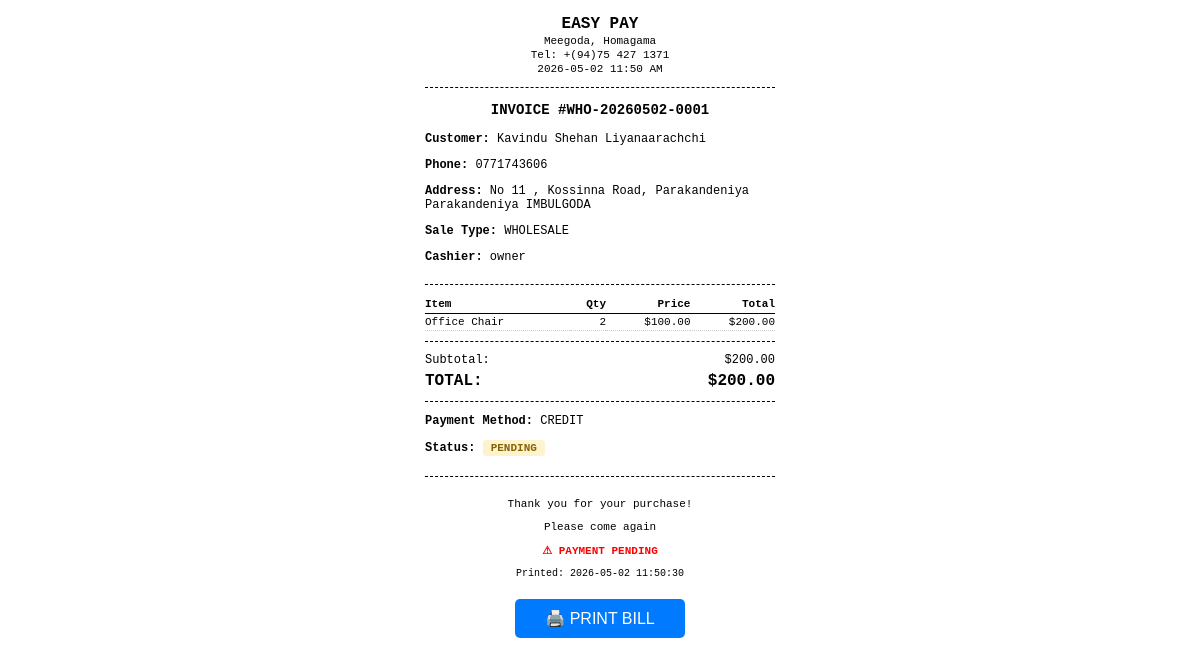
/api/orders/WHO-20260502-0001/bill (signed in), run on an earlier commit of the app's database.
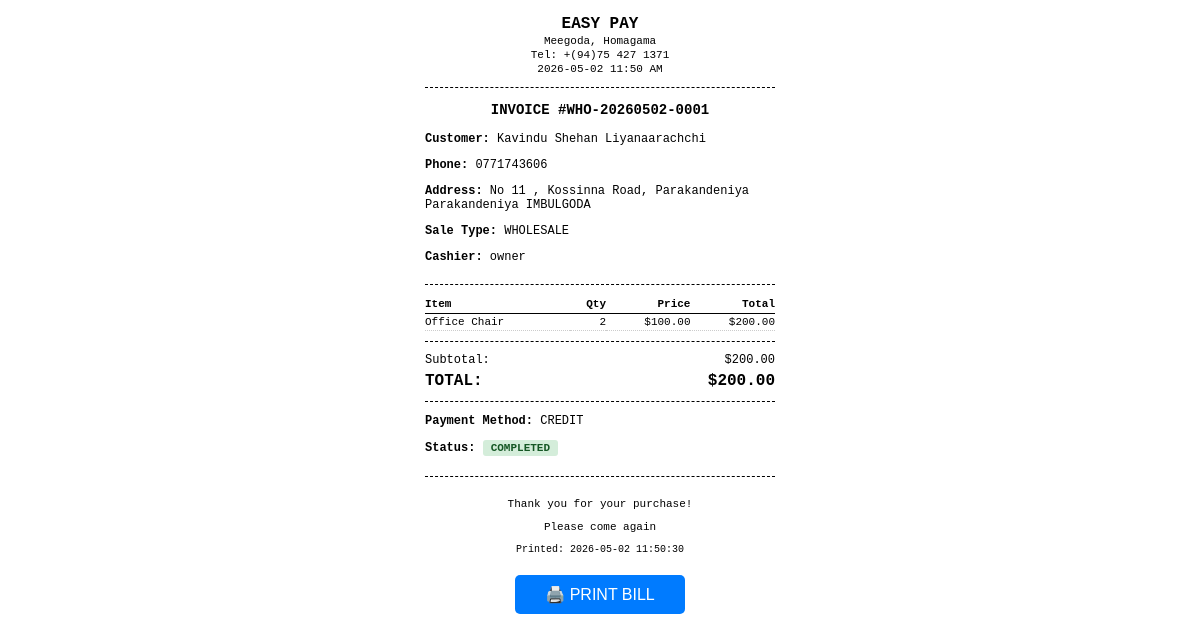
And on a later commit of the database.
### app/models/order.py (models this page shows, shortened)
class Order(db.Model):
    __tablename__ = 'orders'
    id = db.Column(db.Integer, primary_key=True)
    order_number = db.Column(db.String(20), unique=True, index=True)
    order_type = db.Column(db.String(20), default='retail')  # retail, wholesale
    sale_type = db.Column(db.String(20), default='retail')
    user_id = db.Column(db.Integer, db.ForeignKey('users.id'))
    customer_id = db.Column(db.Integer, db.ForeignKey('customers.id'), nullable=True)
    customer_name = db.Column(db.String(100))
    customer_phone = db.Column(db.String(20))
    customer_address = db.Column(db.Text)
    subtotal = db.Column(db.Float, default=0.0)
    tax_amount = db.Column(db.Float, default=0.0)
    discount_amount = db.Column(db.Float, default=0.0)
    delivery_charge = db.Column(db.Float, default=0.0)
    total = db.Column(db.Float, default=0.0)
    payment_method = db.Column(db.String(20))  # cash, card, credit
    payment_status = db.Column(db.String(20), default='pending')
    cash_received = db.Column(db.Float)
    change_given = db.Column(db.Float)
    is_returned = db.Column(db.Boolean, default=False)
    return_date = db.Column(db.DateTime)
    status = db.Column(db.String(20), default='completed')
    notes = db.Column(db.Text)
    created_at = db.Column(db.DateTime, default=datetime.now)
    items = db.relationship('OrderItem', backref='order', lazy=True, cascade='all, delete-orphan')
    returns = db.relationship('Return', backref='order', lazy=True)

### app/routes/api.py (the view)
@api_bp.route('/orders/<order_number>/bill')
@login_required
def get_bill(order_number):
    order = Order.query.filter_by(order_number=order_number).first()
    if not order:
        return jsonify({'error': 'Order not found'}), 404
    customer_name = order.customer_name or 'Walk-in Customer'
    return render_template('pos/bill.html', order=order, customer_name=customer_name)

### app/models/user.py (called while the page is built)
@login_manager.user_loader
def load_user(user_id):
    return User.query.get(int(user_id))

### app/templates/pos/bill.html (shortened to what this page needs)
<!DOCTYPE html>
<html>
<head>
</head>
<body>
    <div class="header">
        <h3>EASY PAY</h3>
        <p>Meegoda, Homagama</p>
        <p>Tel: +(94)75 427 1371</p>
        <p>{{ order.created_at.strftime('%Y-%m-%d %I:%M %p') }}</p>
    </div>
    <p style="text-align: center; font-weight: bold; font-size: 14px;">
        INVOICE #{{ order.order_number }}
    </p>
    <div class="customer-info">
        <p><strong>Customer:</strong> {{ customer_name }}</p>
        {% if order.customer_phone %}
        <p><strong>Phone:</strong> {{ order.customer_phone }}</p>
        {% endif %}
        {% if order.customer_address %}
        <p><strong>Address:</strong> {{ order.customer_address }}</p>
        {% endif %}
        <p><strong>Sale Type:</strong> {{ order.order_type.upper() if order.order_type else 'RETAIL' }}</p>
        <p><strong>Cashier:</strong> {{ order.cashier_rel.username if order.cashier_rel else 'N/A' }}</p>
    </div>
    <table class="items">
        <thead>
            <tr>
                <th>Item</th>
                <th class="text-right">Qty</th>
                <th class="text-right">Price</th>
                <th class="text-right">Total</th>
            </tr>
        </thead>
        <tbody>
            {% for item in order.items %}
            <tr>
                <td>{{ item.product_name[:20] }}{% if item.product_name|length > 20 %}...{% endif %}</td>
                <td class="text-right">{{ item.quantity }}</td>
                <td class="text-right">${{ "%.2f"|format(item.product_price) }}</td>
                <td class="text-right">${{ "%.2f"|format(item.line_total) }}</td>
            </tr>
            {% endfor %}
        </tbody>
    </table>
    <div class="totals">
        <p>Subtotal: <span style="float: right;">${{ "%.2f"|format(order.subtotal) }}</span></p>
        <p class="grand-total">TOTAL: <span style="float: right;">${{ "%.2f"|format(order.total) }}</span></p>
    </div>
    <div class="payment-info">
        <p><strong>Payment Method:</strong> {{ order.payment_method.upper() }}</p>
        <p>
            <strong>Status:</strong>
            <span class="status-badge status-{{ 'completed' if order.payment_status == 'completed' else 'pending' }}">
                {{ order.payment_status.upper() }}
            </span>
        </p>
    </div>
    <div class="footer">
        <p>Thank you for your purchase!</p>
        <p>Please come again</p>
        {% if order.payment_status == 'pending' %}
        <p style="color: red; font-weight: bold;">⚠ PAYMENT PENDING</p>
        {% endif %}
        <p style="font-size: 10px;">Printed: {{ order.created_at.strftime('%Y-%m-%d %H:%M:%S') }}</p>
    </div>
    <button class="btn-print no-print" onclick="window.print()">🖨️ PRINT BILL</button>
</body>
</html>

What changed in the data, as far as the page shows it:
changed Order "WHO-20260502-0001": payment_status "PENDING" → "COMPLETED"
Also different on the page:
text no longer shown: "⚠ PAYMENT PENDING"
